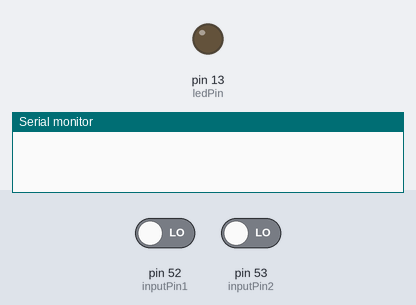
This sketch was run on a simulated Arduino Mega 2560, built with avr-gcc and run on an emulated ATmega2560. Shown: output pins drawn as LEDs (lit = HIGH), the last lines printed to the serial monitor. Inputs (shaded band) come from the test bench; at power-on: pin 52 (inputPin1) LOW, pin 53 (inputPin2) LOW.

Above: at 1.2 s.
1.3 s: pin 52 (inputPin1) driven HIGH
At 1.7 s:
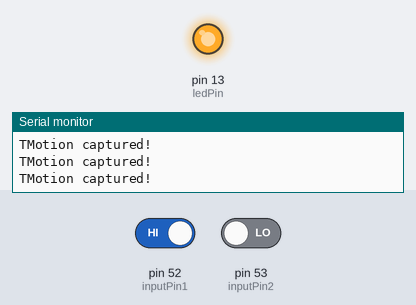
2.8 s: pin 52 (inputPin1) driven LOW
At 3.3 s:
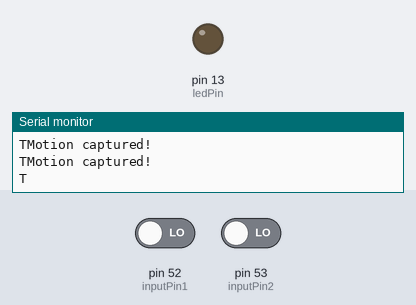
4.3 s: pin 53 (inputPin2) driven HIGH
At 5.2 s:
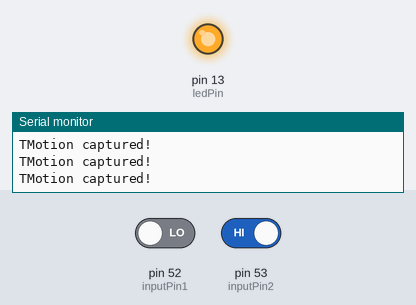
5.8 s: pin 53 (inputPin2) driven LOW
At 6.8 s:
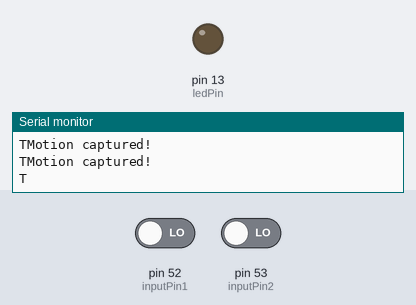
7.3 s: pin 52 (inputPin1) driven HIGH and pin 53 (inputPin2) driven HIGH
At 8.7 s:
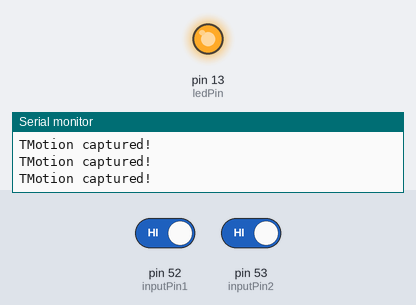
Timing chart, 0 to 10.3 s (numbered marks = the images above; inputs shaded):
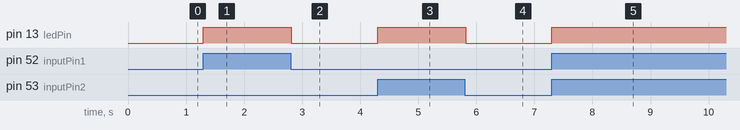

Measured:
- after the input at 1.3 s, pin 13 (ledPin): LOW → HIGH at once
- after the input at 2.8 s, pin 13 (ledPin): HIGH → LOW at once
- after the input at 4.3 s, pin 13 (ledPin): LOW → HIGH at once
- after the input at 5.8 s, pin 13 (ledPin): HIGH → LOW at once
- after the input at 7.3 s, pin 13 (ledPin): LOW → HIGH at once

The sketch:

Arduino_Talk_To_ESP.ino
```cpp
#include <SoftwareSerial.h> // serial command library, I think? see https://www.arduino.cc/en/Reference/SoftwareSerial for details

#define RX 2 // connected to TX of ESP8266
#define TX 1 // connected to RX of ESP8266


SoftwareSerial esp8266(RX,TX); // creates instance of SoftwareSerial object; we'll name it esp8266
// RX is the pin on which to recieve data
// TX is the pin on which to send data; check the documentation of specific arduino to see if it works

SoftwareSerial ESPSerial(14, 15);

int ledPin = 13;
int inputPin1 = 52;
int inputPin2 = 53;

int pirState = LOW;
int val1 = 0;
int val2 = 0;

void setup() {
  pinMode(ledPin, OUTPUT);

  //ESPSerial.begin(115200);

  // TODO: figure out exactly what this code does
  Serial.begin(9600); // set baud rate of Arduino Mega
  Serial1.begin(9600);
  //esp8266.begin(115200); // set baud rate of esp8266

  pinMode(ledPin, OUTPUT);
  pinMode(inputPin1, INPUT);
  pinMode(inputPin2, INPUT);
}

void loop() {

  val1 = digitalRead(inputPin1);
  val2 = digitalRead(inputPin2);

  if (val1 == HIGH || val2 == HIGH) {
    digitalWrite(ledPin, HIGH);
    Serial.println("Motion captured!");
    Serial.write("T");
    Serial1.write("Y");
    //Do something while a person is in range
    if(pirState == LOW){
      // Do something when a person first enters
      pirState = HIGH;
    }
  }
  else {
    digitalWrite(ledPin, LOW);
    // Do something while a person is out of range
    if (pirState == HIGH){
      // Do something when a person leaves the range
      pirState = LOW;
    }
  }

}
```
